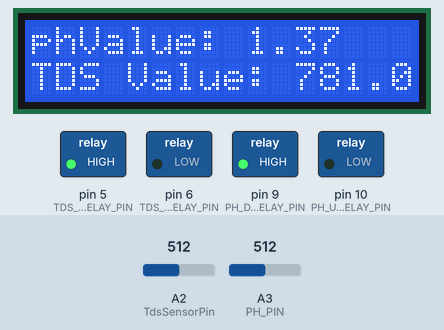
This sketch was run on a simulated Arduino Uno, built with avr-gcc and run on an emulated ATmega328P. Parts: 16×2 character LCD, switched loads named in the sketch (green lamp = pin HIGH). The inputs (shaded band) are chosen by the test bench; at power-on: A2 (TdsSensorPin) = 512, A3 (PH_PIN) = 512. What the sketch prints to the serial monitor is not drawn.

Above: at 1.4 s.
1.5 s: A2 (TdsSensorPin) set to 0
At 3.6 s:
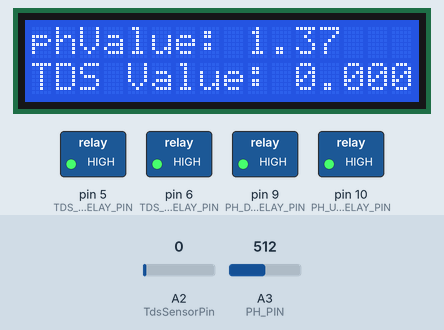
3.9 s: A2 (TdsSensorPin) set to 716
At 6.1 s:
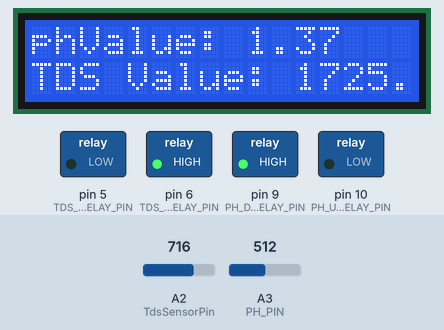
6.4 s: A3 (PH_PIN) set to 716
At 7.4 s:
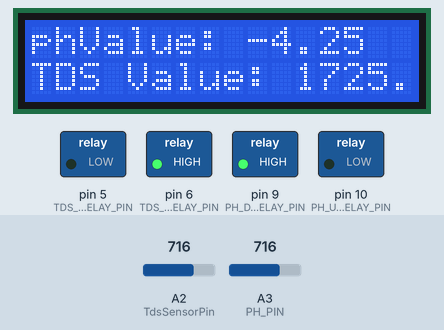
8.5 s: A3 (PH_PIN) set to 810
At 11.1 s:
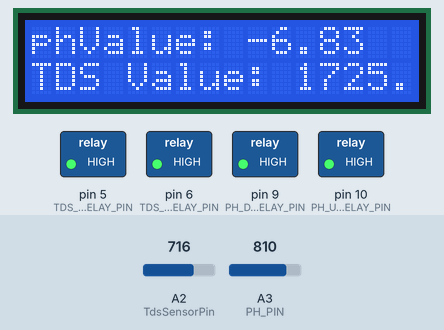
11.4 s: A3 (PH_PIN) set to 790
At 12.5 s:
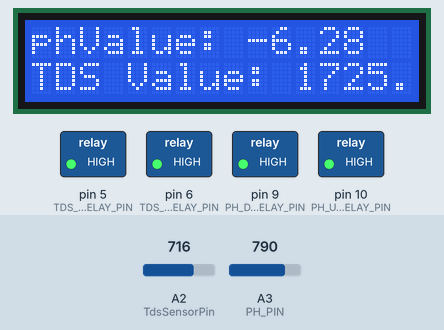
13.5 s: A3 (PH_PIN) set to 359
At 16.1 s:
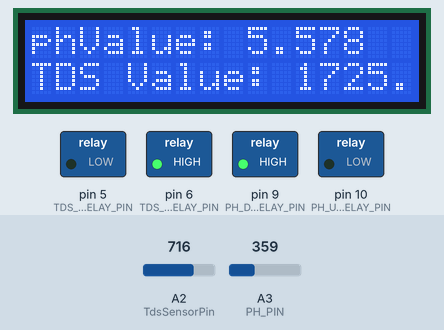
16.4 s: A3 (PH_PIN) set to 325
Timing chart, 0 to 36.4 s (numbered marks = the images above; inputs shaded):
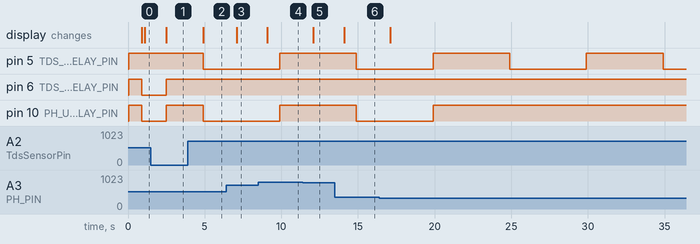

Measured:
- after the input at 1.5 s, pin 6 (TDS_UP_RELAY_PIN), pin 10 (PH_UP_RELAY_PIN): LOW → HIGH after 0.98 s; the display: changes after 0.98 s (image 1)
- after the input at 3.9 s, pin 5 (TDS_DOWN_RELAY_PIN), pin 10 (PH_UP_RELAY_PIN): HIGH → LOW after 1.0 s; the display: changes after 1.0 s (image 2)
- after the input at 6.4 s, the display: changes after 0.69 s (image 3)
- after the input at 8.5 s, the display: changes after 0.59 s (image 4)
- after the input at 11.4 s, the display: changes after 0.69 s (image 5)
- after the input at 13.5 s, the display: changes after 0.59 s (image 6)
- after the input at 16.4 s, pin 10 (PH_UP_RELAY_PIN): goes on until 19.9 s, then stays HIGH

The sketch:

system_arduino.ino
```cpp
#include <LiquidCrystal_I2C.h>
#include "DFRobot_PH.h"
#include <EEPROM.h>


#define PH_PIN A3
//LCD initialization
LiquidCrystal_I2C lcd = LiquidCrystal_I2C(0x27,16,2);

//ph initialization
float voltage, phValue, temperature = 25;
DFRobot_PH ph;


//TDS initialization
#define TdsSensorPin A2
#define VREF 5.0      // analog reference voltage(Volt) of the ADC
#define SCOUNT  30           // sum of sample point
int analogBuffer[SCOUNT];    // store the analog value in the array, read from ADC
int analogBufferTemp[SCOUNT];
int analogBufferIndex = 0, copyIndex = 0;
float averageVoltage = 0, tdsValue = 0, temperature_tds = 21;
static bool tdsReady = false;
static int samplesCollected = 0;

//Pump initialization
const unsigned long PUMP_ON_TIME  = 5000UL;  // 5 seconds on
const unsigned long PUMP_OFF_TIME = 5000UL;  // 5 seconds off before it can run again

bool phPumpRunning = false;
bool tdsPumpRunning = false;

int activePhPumpPin = -1;
int activeTdsPumpPin = -1;

unsigned long phPumpStartTime = 0;
unsigned long tdsPumpStartTime = 0;

unsigned long lastPhPumpOffTime = 0;
unsigned long lastTdsPumpOffTime = 0;

const int PH_DOWN_RELAY_PIN = 9;
const int PH_UP_RELAY_PIN = 10;
const int TDS_DOWN_RELAY_PIN = 5;
const int TDS_UP_RELAY_PIN = 6;
const int RESEVOIR_RELAY_PIN = 3;
//5V relay boards are "active LOW":
// LOW  = relay ON
// HIGH = relay OFF
const int RELAY_ON  = LOW;
const int RELAY_OFF = HIGH;

void setup() {
  Serial.begin(115200);
  ph.begin();

    // Initiate the LCD and turn on the backlight
  lcd.init();          // Initiate the LCD module
  lcd.backlight();    // Turn on the backlight

//pump
pinMode(PH_DOWN_RELAY_PIN, OUTPUT);
digitalWrite(PH_DOWN_RELAY_PIN, RELAY_OFF);  // start OFF
pinMode(PH_UP_RELAY_PIN, OUTPUT);
digitalWrite(PH_UP_RELAY_PIN, RELAY_OFF);  // start OFF
pinMode(TDS_DOWN_RELAY_PIN, OUTPUT);
digitalWrite(TDS_DOWN_RELAY_PIN, RELAY_OFF);  // start OFF
pinMode(TDS_UP_RELAY_PIN, OUTPUT);
digitalWrite(TDS_UP_RELAY_PIN, RELAY_OFF);  // start OFF

//
}


void loop() {
//set cursor for LCD to 0,0
lcd.setCursor(0, 0);

  static unsigned long timepoint = millis();
  if (millis() - timepoint > 1000U) {
    timepoint = millis();

    int raw = analogRead(PH_PIN);
    voltage = raw / 1024.0 * 5000;         // mV
    phValue = ph.readPH(voltage, temperature);

    lcd.print("phValue: ");
    lcd.print(phValue);
    Serial.print("raw:");
    Serial.print(raw);
    Serial.print("  mV:");
    Serial.print(voltage, 0);
    Serial.print("  pH:");
    Serial.println(phValue, 2);
  }


  ph.calibration(voltage, temperature);


  //beginning of TDS value calculations
  static unsigned long analogSampleTimepoint = millis();
  if (millis() - analogSampleTimepoint > 40U)  //every 40 milliseconds,read the analog value from the ADC
  {
    analogSampleTimepoint = millis();
    analogBuffer[analogBufferIndex] = analogRead(TdsSensorPin);    //read the analog value and store into the buffer
    analogBufferIndex++;
    if (analogBufferIndex == SCOUNT)
    analogBufferIndex = 0;


    // if (samplesCollected < SCOUNT) samplesCollected++;
    // if (samplesCollected == SCOUNT) tdsReady = true;
  }
  static unsigned long printTimepoint = millis();
  // if (tdsReady && (millis() - printTimepoint > 800U)){
    if ((millis() - printTimepoint > 800U)){
    printTimepoint = millis();
    for (copyIndex = 0; copyIndex < SCOUNT; copyIndex++)
      analogBufferTemp[copyIndex] = analogBuffer[copyIndex];

    averageVoltage = getMedianNum(analogBufferTemp, SCOUNT) * (float)VREF / 1023.0; // read the analog value more stable by the median filtering algorithm, and convert to voltage value
    float compensationCoefficient = 1.0 + 0.02 * (temperature_tds - 25.0); //temperature compensation formula: fFinalResult(25^C) = fFinalResult(current)/(1.0+0.02*(fTP-25.0));
    float compensationVolatge = averageVoltage / compensationCoefficient; //temperature compensation
    tdsValue = (133.42 * compensationVolatge * compensationVolatge * compensationVolatge - 255.86 * compensationVolatge * compensationVolatge + 857.39 * compensationVolatge) * 0.25; //convert voltage value to tds value
    Serial.print("TDS----Value:");
    Serial.print(tdsValue, 0);
    Serial.println("ppm");

    lcd.setCursor(0, 1);
    lcd.print("TDS Value: ");
    lcd.print(tdsValue);
  }

/////////////////////////////////////////////////////////////////////pump
unsigned long now = millis();

// Do not run pumps before TDS has a real value
if (tdsValue == 0.00) {
  digitalWrite(PH_DOWN_RELAY_PIN, RELAY_OFF);
  digitalWrite(PH_UP_RELAY_PIN, RELAY_OFF);
  digitalWrite(TDS_DOWN_RELAY_PIN, RELAY_OFF);
  digitalWrite(TDS_UP_RELAY_PIN, RELAY_OFF);

  phPumpRunning = false;
  tdsPumpRunning = false;
  activePhPumpPin = -1;
  activeTdsPumpPin = -1;
  return;
}

// Turn pH pump OFF after 5 seconds
if (phPumpRunning && (now - phPumpStartTime >= PUMP_ON_TIME)) {
  digitalWrite(activePhPumpPin, RELAY_OFF);
  phPumpRunning = false;
  activePhPumpPin = -1;
  lastPhPumpOffTime = now;
}

// Turn TDS pump OFF after 5 seconds
if (tdsPumpRunning && (now - tdsPumpStartTime >= PUMP_ON_TIME)) {
  digitalWrite(activeTdsPumpPin, RELAY_OFF);
  tdsPumpRunning = false;
  activeTdsPumpPin = -1;
  lastTdsPumpOffTime = now;
}

// Start pH pump if needed and if it is not already running
if (!phPumpRunning && (lastPhPumpOffTime == 0 || now - lastPhPumpOffTime >= PUMP_OFF_TIME)) {
  if (phValue < 6) {
    digitalWrite(PH_UP_RELAY_PIN, RELAY_ON);
    activePhPumpPin = PH_UP_RELAY_PIN;
    phPumpStartTime = now;
    phPumpRunning = true;
  }
  else if (phValue > 8) {
    digitalWrite(PH_DOWN_RELAY_PIN, RELAY_ON);
    activePhPumpPin = PH_DOWN_RELAY_PIN;
    phPumpStartTime = now;
    phPumpRunning = true;
  }
}

// Start TDS pump if needed and if it is not already running
if (!tdsPumpRunning && (lastTdsPumpOffTime == 0 || now - lastTdsPumpOffTime >= PUMP_OFF_TIME)) {
  if (tdsValue > 1000) {
    digitalWrite(TDS_DOWN_RELAY_PIN, RELAY_ON);
    activeTdsPumpPin = TDS_DOWN_RELAY_PIN;
    tdsPumpStartTime = now;
    tdsPumpRunning = true;
  }
  else if (tdsValue < 800) {
    digitalWrite(TDS_UP_RELAY_PIN, RELAY_ON);
    activeTdsPumpPin = TDS_UP_RELAY_PIN;
    tdsPumpStartTime = now;
    tdsPumpRunning = true;
  }
}
/////////////////pump

}


//median filtering method for TDS reading
int getMedianNum(int bArray[], int iFilterLen)
{
  int bTab[iFilterLen];
  for (byte i = 0; i < iFilterLen; i++)
    bTab[i] = bArray[i];
  int i, j, bTemp;
  for (j = 0; j < iFilterLen - 1; j++)
  {
    for (i = 0; i < iFilterLen - j - 1; i++)
    {
      if (bTab[i] > bTab[i + 1])
      {
        bTemp = bTab[i];
        bTab[i] = bTab[i + 1];
        bTab[i + 1] = bTemp;
      }
    }
  }
  if ((iFilterLen & 1) > 0)
    bTemp = bTab[(iFilterLen - 1) / 2];
  else
    bTemp = (bTab[iFilterLen / 2] + bTab[iFilterLen / 2 - 1]) / 2;
  return bTemp;

}
```
